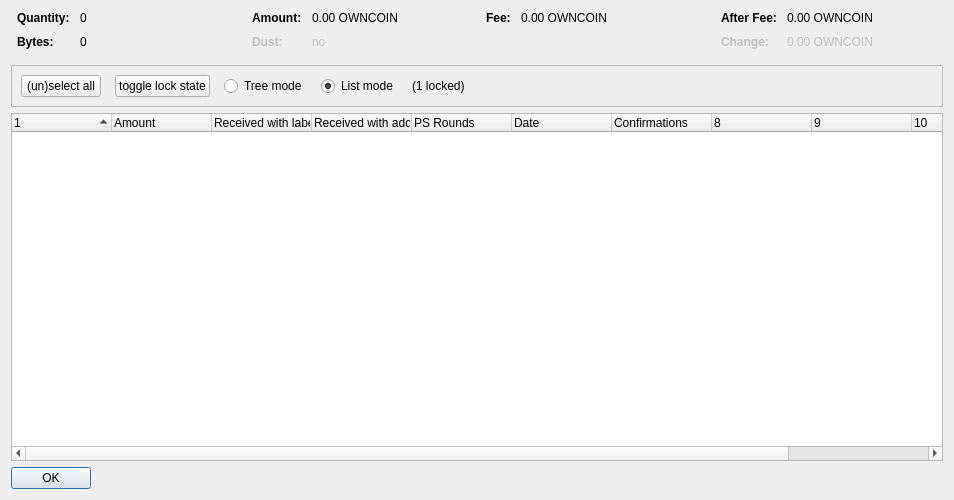
<?xml version="1.0" encoding="UTF-8"?>
<ui version="4.0">
 <class>CoinControlDialog</class>
 <widget class="QDialog" name="CoinControlDialog">
  <property name="geometry">
   <rect>
    <x>0</x>
    <y>0</y>
    <width>954</width>
    <height>500</height>
   </rect>
  </property>
  <property name="windowTitle">
   <string>Coin Selection</string>
  </property>
  <layout class="QVBoxLayout" name="verticalLayout">
   <item>
    <layout class="QHBoxLayout" name="horizontalLayoutTop" stretch="0,0,0,0">
     <property name="topMargin">
      <number>0</number>
     </property>
     <property name="bottomMargin">
      <number>10</number>
     </property>
     <item>
      <layout class="QFormLayout" name="formLayoutCoinControl1">
       <property name="horizontalSpacing">
        <number>10</number>
       </property>
       <property name="verticalSpacing">
        <number>10</number>
       </property>
       <property name="leftMargin">
        <number>6</number>
       </property>
       <property name="rightMargin">
        <number>6</number>
       </property>
       <item row="0" column="0">
        <widget class="QLabel" name="labelCoinControlQuantityText">
         <property name="font">
          <font>
           <weight>75</weight>
           <bold>true</bold>
          </font>
         </property>
         <property name="text">
          <string>Quantity:</string>
         </property>
        </widget>
       </item>
       <item row="0" column="1">
        <widget class="QLabel" name="labelCoinControlQuantity">
         <property name="cursor">
          <cursorShape>IBeamCursor</cursorShape>
         </property>
         <property name="contextMenuPolicy">
          <enum>Qt::ActionsContextMenu</enum>
         </property>
         <property name="text">
          <string notr="true">0</string>
         </property>
         <property name="textInteractionFlags">
          <set>Qt::LinksAccessibleByMouse|Qt::TextSelectableByKeyboard|Qt::TextSelectableByMouse</set>
         </property>
        </widget>
       </item>
       <item row="1" column="0">
        <widget class="QLabel" name="labelCoinControlBytesText">
         <property name="font">
          <font>
           <weight>75</weight>
           <bold>true</bold>
          </font>
         </property>
         <property name="text">
          <string>Bytes:</string>
         </property>
        </widget>
       </item>
       <item row="1" column="1">
        <widget class="QLabel" name="labelCoinControlBytes">
         <property name="cursor">
          <cursorShape>IBeamCursor</cursorShape>
         </property>
         <property name="contextMenuPolicy">
          <enum>Qt::ActionsContextMenu</enum>
         </property>
         <property name="text">
          <string notr="true">0</string>
         </property>
         <property name="textInteractionFlags">
          <set>Qt::LinksAccessibleByMouse|Qt::TextSelectableByKeyboard|Qt::TextSelectableByMouse</set>
         </property>
        </widget>
       </item>
      </layout>
     </item>
     <item>
      <layout class="QFormLayout" name="formLayoutCoinControl2">
       <property name="horizontalSpacing">
        <number>10</number>
       </property>
       <property name="verticalSpacing">
        <number>10</number>
       </property>
       <property name="leftMargin">
        <number>6</number>
       </property>
       <property name="rightMargin">
        <number>6</number>
       </property>
       <item row="0" column="0">
        <widget class="QLabel" name="labelCoinControlAmountText">
         <property name="font">
          <font>
           <weight>75</weight>
           <bold>true</bold>
          </font>
         </property>
         <property name="text">
          <string>Amount:</string>
         </property>
        </widget>
       </item>
       <item row="0" column="1">
        <widget class="QLabel" name="labelCoinControlAmount">
         <property name="cursor">
          <cursorShape>IBeamCursor</cursorShape>
         </property>
         <property name="contextMenuPolicy">
          <enum>Qt::ActionsContextMenu</enum>
         </property>
         <property name="text">
          <string notr="true">0.00 OWNCOIN</string>
         </property>
         <property name="textInteractionFlags">
          <set>Qt::LinksAccessibleByMouse|Qt::TextSelectableByKeyboard|Qt::TextSelectableByMouse</set>
         </property>
        </widget>
       </item>
       <item row="1" column="0">
        <widget class="QLabel" name="labelCoinControlLowOutputText">
         <property name="enabled">
          <bool>false</bool>
         </property>
         <property name="font">
          <font>
           <weight>75</weight>
           <bold>true</bold>
          </font>
         </property>
         <property name="text">
          <string>Dust:</string>
         </property>
        </widget>
       </item>
       <item row="1" column="1">
        <widget class="QLabel" name="labelCoinControlLowOutput">
         <property name="enabled">
          <bool>false</bool>
         </property>
         <property name="cursor">
          <cursorShape>IBeamCursor</cursorShape>
         </property>
         <property name="contextMenuPolicy">
          <enum>Qt::ActionsContextMenu</enum>
         </property>
         <property name="text">
          <string notr="true">no</string>
         </property>
         <property name="textInteractionFlags">
          <set>Qt::LinksAccessibleByMouse|Qt::TextSelectableByKeyboard|Qt::TextSelectableByMouse</set>
         </property>
        </widget>
       </item>
      </layout>
     </item>
     <item>
      <layout class="QFormLayout" name="formLayoutCoinControl3">
       <property name="horizontalSpacing">
        <number>10</number>
       </property>
       <property name="verticalSpacing">
        <number>10</number>
       </property>
       <property name="leftMargin">
        <number>6</number>
       </property>
       <property name="rightMargin">
        <number>6</number>
       </property>
       <item row="0" column="0">
        <widget class="QLabel" name="labelCoinControlFeeText">
         <property name="font">
          <font>
           <weight>75</weight>
           <bold>true</bold>
          </font>
         </property>
         <property name="text">
          <string>Fee:</string>
         </property>
        </widget>
       </item>
       <item row="0" column="1">
        <widget class="QLabel" name="labelCoinControlFee">
         <property name="cursor">
          <cursorShape>IBeamCursor</cursorShape>
         </property>
         <property name="contextMenuPolicy">
          <enum>Qt::ActionsContextMenu</enum>
         </property>
         <property name="text">
          <string notr="true">0.00 OWNCOIN</string>
         </property>
         <property name="textInteractionFlags">
          <set>Qt::LinksAccessibleByMouse|Qt::TextSelectableByKeyboard|Qt::TextSelectableByMouse</set>
         </property>
        </widget>
       </item>
      </layout>
     </item>
     <item>
      <layout class="QFormLayout" name="formLayoutCoinControl4">
       <property name="horizontalSpacing">
        <number>10</number>
       </property>
       <property name="verticalSpacing">
        <number>10</number>
       </property>
       <property name="leftMargin">
        <number>6</number>
       </property>
       <property name="rightMargin">
        <number>6</number>
       </property>
       <item row="0" column="0">
        <widget class="QLabel" name="labelCoinControlAfterFeeText">
         <property name="font">
          <font>
           <weight>75</weight>
           <bold>true</bold>
          </font>
         </property>
         <property name="text">
          <string>After Fee:</string>
         </property>
        </widget>
       </item>
       <item row="0" column="1">
        <widget class="QLabel" name="labelCoinControlAfterFee">
         <property name="cursor">
          <cursorShape>IBeamCursor</cursorShape>
         </property>
         <property name="contextMenuPolicy">
          <enum>Qt::ActionsContextMenu</enum>
         </property>
         <property name="text">
          <string notr="true">0.00 OWNCOIN</string>
         </property>
         <property name="textInteractionFlags">
          <set>Qt::LinksAccessibleByMouse|Qt::TextSelectableByKeyboard|Qt::TextSelectableByMouse</set>
         </property>
        </widget>
       </item>
       <item row="1" column="0">
        <widget class="QLabel" name="labelCoinControlChangeText">
         <property name="enabled">
          <bool>false</bool>
         </property>
         <property name="font">
          <font>
           <weight>75</weight>
           <bold>true</bold>
          </font>
         </property>
         <property name="text">
          <string>Change:</string>
         </property>
        </widget>
       </item>
       <item row="1" column="1">
        <widget class="QLabel" name="labelCoinControlChange">
         <property name="enabled">
          <bool>false</bool>
         </property>
         <property name="cursor">
          <cursorShape>IBeamCursor</cursorShape>
         </property>
         <property name="contextMenuPolicy">
          <enum>Qt::ActionsContextMenu</enum>
         </property>
         <property name="text">
          <string notr="true">0.00 OWNCOIN</string>
         </property>
         <property name="textInteractionFlags">
          <set>Qt::LinksAccessibleByMouse|Qt::TextSelectableByKeyboard|Qt::TextSelectableByMouse</set>
         </property>
        </widget>
       </item>
      </layout>
     </item>
    </layout>
   </item>
   <item>
    <widget class="QFrame" name="frame">
     <property name="minimumSize">
      <size>
       <width>0</width>
       <height>40</height>
      </size>
     </property>
     <property name="frameShape">
      <enum>QFrame::StyledPanel</enum>
     </property>
     <property name="frameShadow">
      <enum>QFrame::Sunken</enum>
     </property>
     <layout class="QHBoxLayout" name="horizontalLayout">
      <item>
       <layout class="QHBoxLayout" name="horizontalLayoutPanel" stretch="0,0,0,0,0,0">
        <property name="spacing">
         <number>14</number>
        </property>
        <item>
         <widget class="QPushButton" name="pushButtonSelectAll">
          <property name="sizePolicy">
           <sizepolicy hsizetype="Maximum" vsizetype="Fixed">
            <horstretch>0</horstretch>
            <verstretch>0</verstretch>
           </sizepolicy>
          </property>
          <property name="text">
           <string>(un)select all</string>
          </property>
          <property name="autoDefault">
           <bool>false</bool>
          </property>
         </widget>
        </item>
        <item>
         <widget class="QPushButton" name="pushButtonToggleLock">
          <property name="sizePolicy">
           <sizepolicy hsizetype="Maximum" vsizetype="Fixed">
            <horstretch>0</horstretch>
            <verstretch>0</verstretch>
           </sizepolicy>
          </property>
          <property name="text">
           <string>toggle lock state</string>
          </property>
          <property name="autoDefault">
           <bool>false</bool>
          </property>
         </widget>
        </item>
        <item>
         <widget class="QRadioButton" name="radioTreeMode">
          <property name="sizePolicy">
           <sizepolicy hsizetype="Maximum" vsizetype="Fixed">
            <horstretch>0</horstretch>
            <verstretch>0</verstretch>
           </sizepolicy>
          </property>
          <property name="text">
           <string>Tree mode</string>
          </property>
         </widget>
        </item>
        <item>
         <widget class="QRadioButton" name="radioListMode">
          <property name="sizePolicy">
           <sizepolicy hsizetype="Maximum" vsizetype="Fixed">
            <horstretch>0</horstretch>
            <verstretch>0</verstretch>
           </sizepolicy>
          </property>
          <property name="text">
           <string>List mode</string>
          </property>
          <property name="checked">
           <bool>true</bool>
          </property>
         </widget>
        </item>
        <item>
         <widget class="QLabel" name="labelLocked">
          <property name="text">
           <string>(1 locked)</string>
          </property>
         </widget>
        </item>
        <item>
         <spacer name="horizontalSpacer">
          <property name="orientation">
           <enum>Qt::Horizontal</enum>
          </property>
          <property name="sizeHint" stdset="0">
           <size>
            <width>40</width>
            <height>20</height>
           </size>
          </property>
         </spacer>
        </item>
       </layout>
      </item>
     </layout>
    </widget>
   </item>
   <item>
    <widget class="CoinControlTreeWidget" name="treeWidget">
     <property name="contextMenuPolicy">
      <enum>Qt::CustomContextMenu</enum>
     </property>
     <property name="sortingEnabled">
      <bool>false</bool>
     </property>
     <property name="columnCount">
      <number>11</number>
     </property>
     <attribute name="headerShowSortIndicator" stdset="0">
      <bool>true</bool>
     </attribute>
     <attribute name="headerStretchLastSection">
      <bool>false</bool>
     </attribute>
     <column>
      <property name="text">
       <string/>
      </property>
     </column>
     <column>
      <property name="text">
       <string>Amount</string>
      </property>
     </column>
     <column>
      <property name="text">
       <string>Received with label</string>
      </property>
     </column>
     <column>
      <property name="text">
       <string>Received with address</string>
      </property>
     </column>
     <column>
      <property name="text">
       <string>PS Rounds</string>
      </property>
     </column>
     <column>
      <property name="text">
       <string>Date</string>
      </property>
     </column>
     <column>
      <property name="text">
       <string>Confirmations</string>
      </property>
      <property name="toolTip">
       <string>Confirmed</string>
      </property>
     </column>
     <column>
      <property name="text">
       <string/>
      </property>
     </column>
     <column>
      <property name="text">
       <string/>
      </property>
     </column>
     <column>
      <property name="text">
       <string/>
      </property>
     </column>
     <column>
      <property name="text">
       <string/>
      </property>
     </column>
    </widget>
   </item>
   <item>
    <widget class="QDialogButtonBox" name="buttonBox">
     <property name="sizePolicy">
      <sizepolicy hsizetype="Maximum" vsizetype="Fixed">
       <horstretch>0</horstretch>
       <verstretch>0</verstretch>
      </sizepolicy>
     </property>
     <property name="orientation">
      <enum>Qt::Horizontal</enum>
     </property>
     <property name="standardButtons">
      <set>QDialogButtonBox::Ok</set>
     </property>
    </widget>
   </item>
  </layout>
 </widget>
 <customwidgets>
  <customwidget>
   <class>CoinControlTreeWidget</class>
   <extends>QTreeWidget</extends>
   <header>coincontroltreewidget.h</header>
  </customwidget>
 </customwidgets>
 <resources/>
 <connections/>
</ui>
